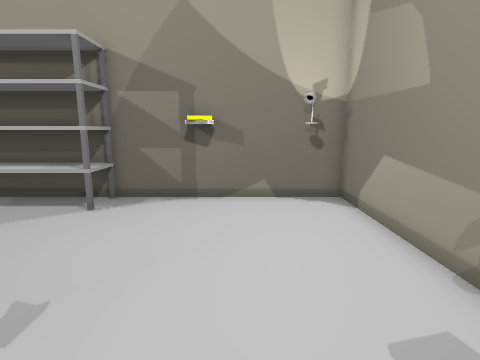
View 1 (above)

12 first-person views from a walk through a scene from a Unity 3-D project. The camera is 1.3 m above the floor, tilts 10° down and sees 80° across. The floor is counted in squares, 0.5 m on a side. Each view is taken from the middle of a square. On the plan, view 1 faces up. The plan holds only what a view shows up to about 19 squares ahead; the rest is blank. Some animated figures are not drawn.

View 2
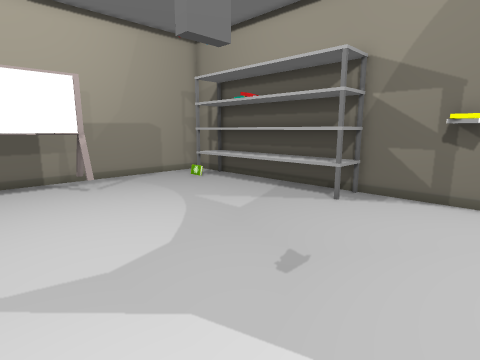

View 3
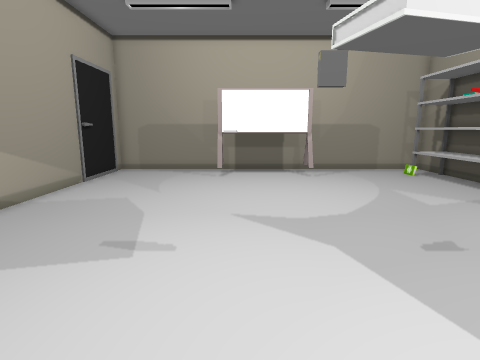

View 4
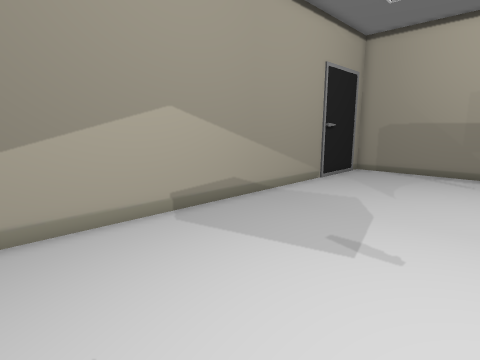

View 5
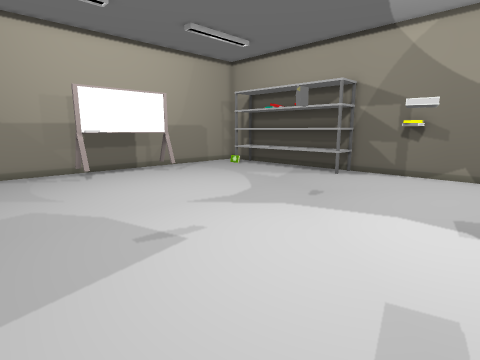

View 6
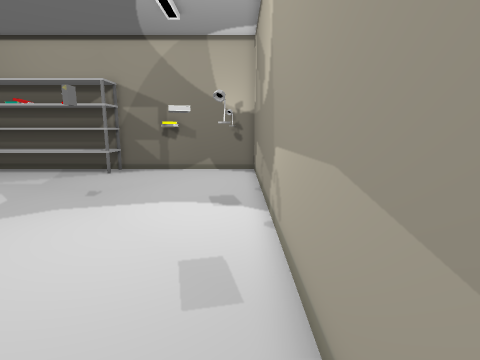

View 7
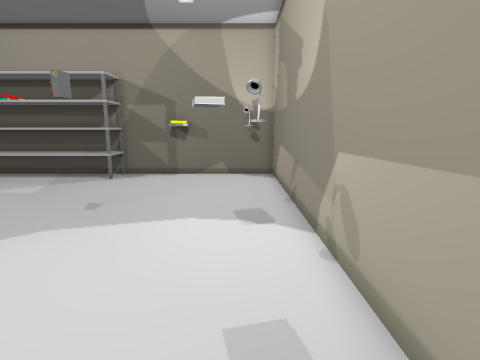

View 8
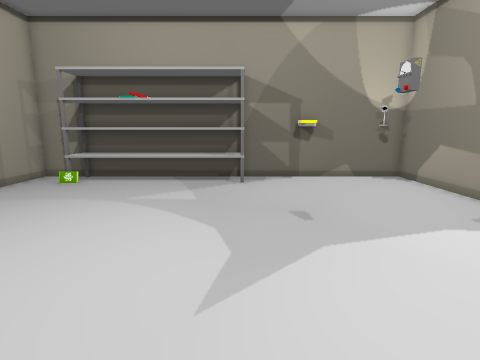

View 9
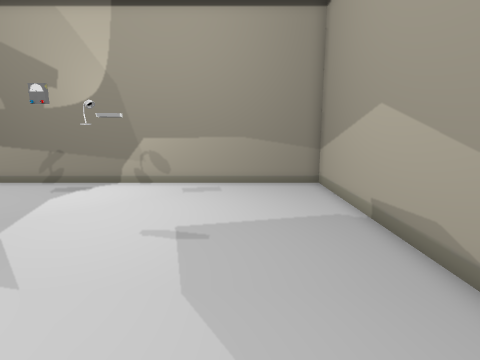

View 10
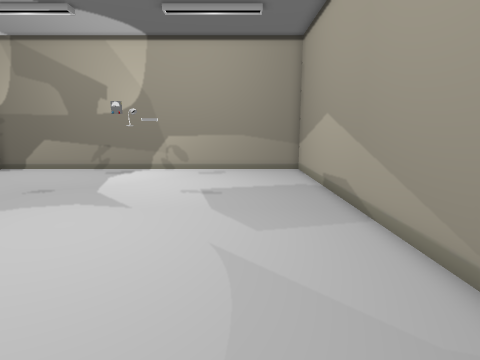

View 11
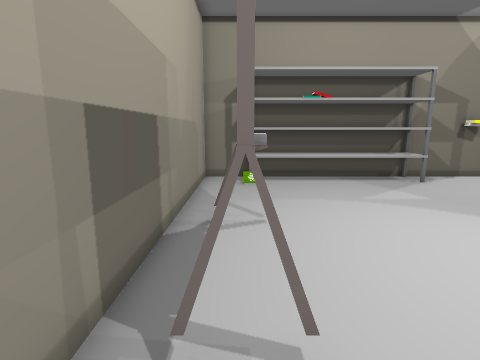

View 12
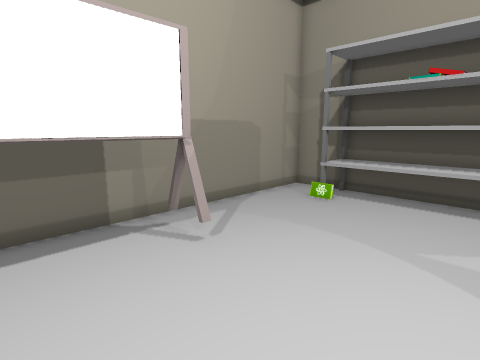

### Floor plan
Points are (right, up) in squares from view 1. A wall is a line through its corners. A room is listed if a view was taken in it or the views show most of it. See-through windows are left out.
Room 1 (views 1, 2, 3, 4, 5, 6, 7, 8, 9, 10, 11, 12)
walls: (-12.2, -8.7) (-11.4, -8.7); (-15.9, -8.9) (3.9, -8.9) (3.9, 10.9) (-15.9, 10.9) (-15.9, -8.9)
objects: other object (-14, -2) to (-13, 3); other object (-14, 9) to (-5, 10); other object (-2, 0) to (-2, 1); other object (-2, 10) to (-1, 10); other object (1, 0) to (2, 0); other object (2, 2) to (3, 2); other object (2, 10) to (3, 10)

Where each view was taken, in squares from view 1:
view 1: 0 up, 0 right, facing up
view 2: 1 down, 0 right, facing up-left
view 3: 1 down, 3 right, facing left
view 4: 1 down, 3 right, facing down-left
view 5: 7 down, 3 right, facing up-left
view 6: 8 down, 3 right, facing up
view 7: 6 down, 2 right, facing up
view 8: 5 down, 5 left, facing up
view 9: 5 down, 10 left, facing right
view 10: 5 down, 15 left, facing right
view 11: 5 down, 14 left, facing up
view 12: 1 down, 8 left, facing up-left
